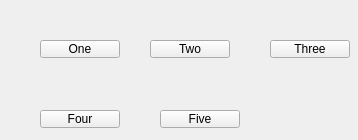
<?xml version="1.0" encoding="UTF-8"?>
<ui version="4.0">
 <class>Widget</class>
 <widget class="QWidget" name="Widget">
  <property name="geometry">
   <rect>
    <x>0</x>
    <y>0</y>
    <width>358</width>
    <height>140</height>
   </rect>
  </property>
  <property name="windowTitle">
   <string>Widget</string>
  </property>
  <widget class="QPushButton" name="pushButtonOne">
   <property name="geometry">
    <rect>
     <x>40</x>
     <y>40</y>
     <width>80</width>
     <height>18</height>
    </rect>
   </property>
   <property name="text">
    <string>One</string>
   </property>
  </widget>
  <widget class="QPushButton" name="pushButtonTwo">
   <property name="geometry">
    <rect>
     <x>150</x>
     <y>40</y>
     <width>80</width>
     <height>18</height>
    </rect>
   </property>
   <property name="text">
    <string>Two</string>
   </property>
  </widget>
  <widget class="QPushButton" name="pushButtonThree">
   <property name="geometry">
    <rect>
     <x>270</x>
     <y>40</y>
     <width>80</width>
     <height>18</height>
    </rect>
   </property>
   <property name="sizePolicy">
    <sizepolicy hsizetype="Minimum" vsizetype="Expanding">
     <horstretch>0</horstretch>
     <verstretch>0</verstretch>
    </sizepolicy>
   </property>
   <property name="text">
    <string>Three</string>
   </property>
  </widget>
  <widget class="QPushButton" name="pushButtonFour">
   <property name="geometry">
    <rect>
     <x>40</x>
     <y>110</y>
     <width>80</width>
     <height>18</height>
    </rect>
   </property>
   <property name="text">
    <string>Four</string>
   </property>
  </widget>
  <widget class="QPushButton" name="pushButtonFive">
   <property name="geometry">
    <rect>
     <x>160</x>
     <y>110</y>
     <width>80</width>
     <height>18</height>
    </rect>
   </property>
   <property name="text">
    <string>Five</string>
   </property>
  </widget>
  <widget class="QPushButton" name="pushButtonNine">
   <property name="geometry">
    <rect>
     <x>270</x>
     <y>160</y>
     <width>80</width>
     <height>18</height>
    </rect>
   </property>
   <property name="text">
    <string>Nine</string>
   </property>
  </widget>
  <widget class="QPushButton" name="pushButtonSeven">
   <property name="geometry">
    <rect>
     <x>40</x>
     <y>160</y>
     <width>80</width>
     <height>18</height>
    </rect>
   </property>
   <property name="sizePolicy">
    <sizepolicy hsizetype="Expanding" vsizetype="Fixed">
     <horstretch>0</horstretch>
     <verstretch>0</verstretch>
    </sizepolicy>
   </property>
   <property name="text">
    <string>Seven</string>
   </property>
  </widget>
 </widget>
 <resources/>
 <connections/>
</ui>
